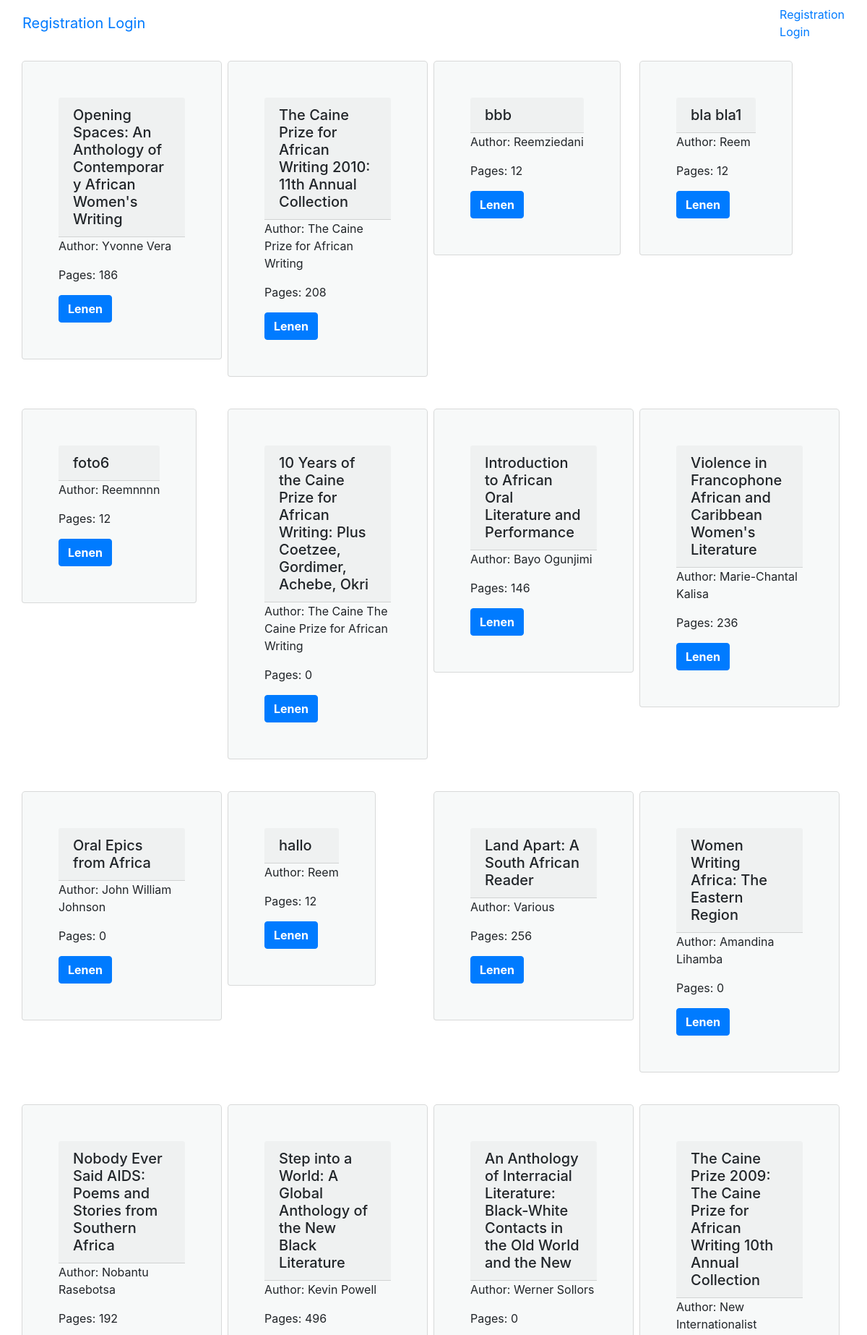
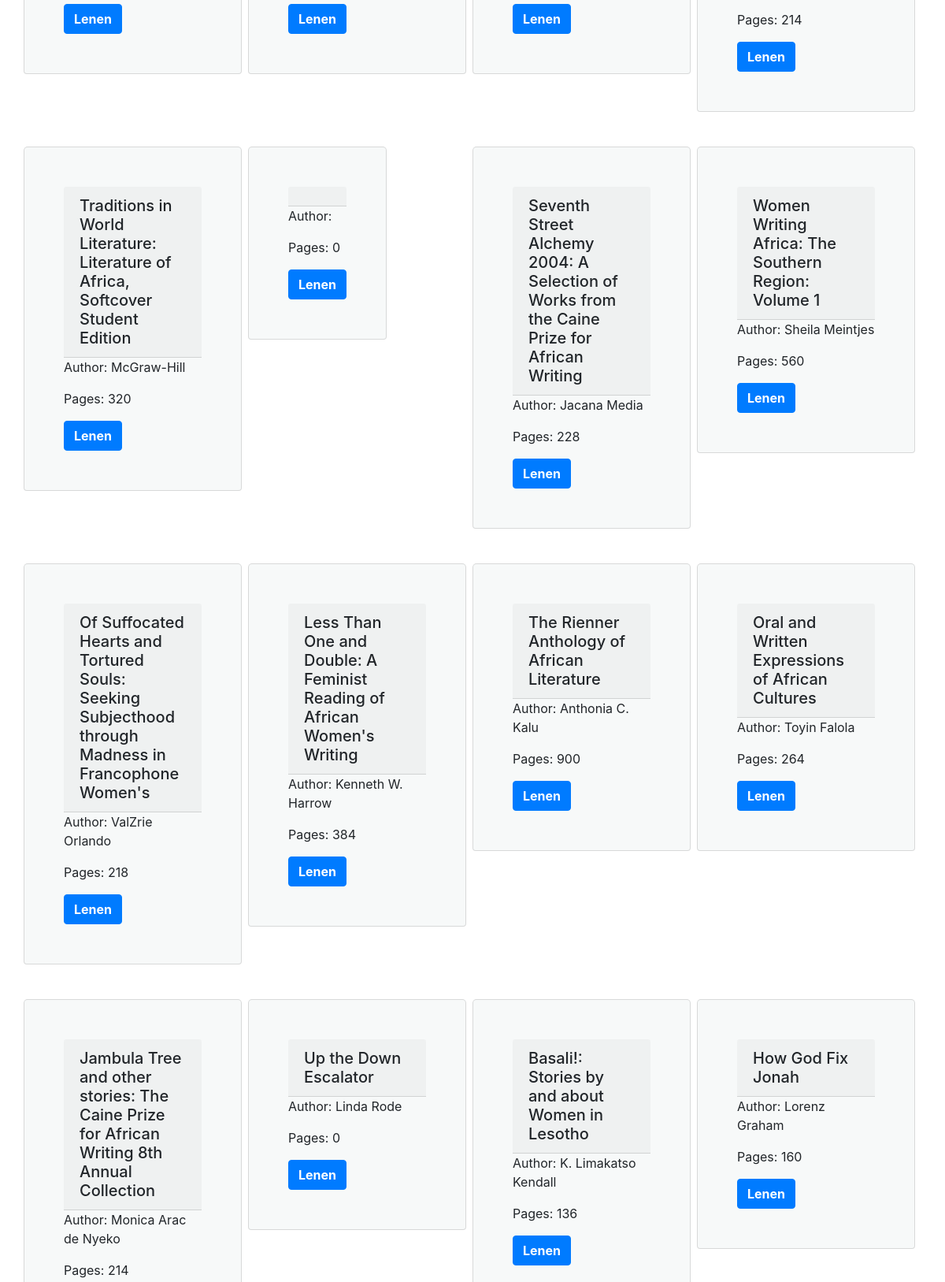
The app's page /overviewbook.php (upper part) with its own data (2 pictures, top to bottom).
### tables this page shows
CREATE TABLE `bibliotheek` (
  `bibliotheekid` int(11) NOT NULL,
  `title` varchar(255) NOT NULL,
  `author` varchar(255) NOT NULL,
  `isbn13` int(50) NOT NULL,
  `format` varchar(255) NOT NULL,
  `publisher` varchar(255) NOT NULL,
  `pages` int(11) NOT NULL,
  `dimensions` varchar(255) NOT NULL,
  `overview` text NOT NULL
);

### overviewbook.php (the view, shortened to what this page needs)
<?php
include_once('header.php');
include_once('link.php');
require_once('connection.php');
?>
<div class="container">
    <div class="card-group">
        <div class='row'>
            <?php
            $sql = $conn->prepare("SELECT bibliotheekid, title, author, isbn13, format, publisher, pages, dimensions, overview FROM bibliotheek");
            if ($sql === false) {
                echo mysqli_error($conn);
            } else {
                $sql->bind_result($id, $title, $author, $isbn13, $format, $publisher, $pages, $dimensions, $overview);
                if ($sql->execute()) {
                    $sql->store_result();
                    while ($sql->fetch()) {
            ?>
                        <?php
                        $locationonclick = "' onclick='location.href=\"lenen.php?id=" . $id . "\"'";
                        ?>
                        <div class='col-md-3 '>
                            <div class='mr-2'>
                                <div class="row">
                                    <div class='card' <?php echo $locationonclick  ?>>
                                        <div class='card-body'>
                                            <h5 class='card-header'><?php echo $title ?></h5>
                                            <p class='card-text'>Author: <?php echo $author ?></p>
                                            <p class='card-text'>Pages: <?php echo $pages ?></p>
                                            <div class='read-more-place'>
                                                <button class='btn btn-primary btn-default'><b>Lenen</b></button>
                                            </div>
                                        </div>
                                    </div>
                                </div>
                            </div>
                            <br>
                        </div>
            <?php
                    }
                }
            }
            ?>
        </div>
    </div>
</div>

### link.php (shortened to what this page needs)
<link rel="stylesheet" href="https://maxcdn.bootstrapcdn.com/bootstrap/4.5.2/css/bootstrap.min.css">
<link rel="stylesheet" type="text/css" href="css/style.css">
<link rel="stylesheet" type="text/css" href="css/account.css">

### header.php
<?php
include_once('link.php');
?>
<nav class="navbar navbar-default">
	<div class="container-fluid">
		<div class="navbar-header">
			<a href="#" class="navbar-brand">Registration Login</a>
		</div>
		<ul class="nav navbar-nav">
			<li><a href="registration.php">Registration</a></li>
			<li><a href="login.php">Login</a></li>
		</ul>
	</div>
</nav>

### css/account.css (style rules this page uses)
.card { margin-top: 20px; padding: 30px; background-color: rgba(214, 224, 226, 0.2); -webkit-border-top-left-radius:5px; -moz-border-top-left-radius:5px; border-top-left-radius:5px; -webkit-border-top-right-radius:5px; -moz-border-top-right-radius:5px; border-top-right-radius:5px; -webkit-box-sizing: border-box; -moz-box-sizing: border-box; box-sizing: border-box; }

### records on screen
bibliotheek: title "Opening Spaces: An Anthology of Contemporary African Women's Writing", author "Yvonne Vera", pages "186"
bibliotheek: title "The Caine Prize for African Writing 2010: 11th Annual Collection", author "The Caine Prize for African Writing", pages "208"
bibliotheek: title "bbb", author "Reemziedani", pages "12"
bibliotheek: title "bla bla1", author "Reem", pages "12"
bibliotheek: title "foto6", author "Reemnnnn", pages "12"
bibliotheek: title "10 Years of the Caine Prize for African Writing: Plus Coetzee, Gordimer, Achebe, Okri", author "The Caine The Caine Prize for African Writing", pages "0"
bibliotheek: title "Introduction to African Oral Literature and Performance", author "Bayo Ogunjimi", pages "146"
bibliotheek: title "Violence in Francophone African and Caribbean Women's Literature", author "Marie-Chantal Kalisa", pages "236"
bibliotheek: title "Oral Epics from Africa", author "John William Johnson", pages "0"
bibliotheek: title "hallo", author "Reem", pages "12"
bibliotheek: title "Land Apart: A South African Reader", author "Various", pages "256"
bibliotheek: title "Women Writing Africa: The Eastern Region", author "Amandina Lihamba", pages "0"
bibliotheek: title "Nobody Ever Said AIDS: Poems and Stories from Southern Africa", author "Nobantu Rasebotsa", pages "192"
bibliotheek: title "Step into a World: A Global Anthology of the New Black Literature", author "Kevin Powell", pages "496"
bibliotheek: title "An Anthology of Interracial Literature: Black-White Contacts in the Old World and the New", author "Werner Sollors", pages "0"
bibliotheek: title "The Caine Prize 2009: The Caine Prize for African Writing 10th Annual Collection", author "New Internationalist", pages "214"
bibliotheek: title "Traditions in World Literature: Literature of Africa, Softcover Student Edition", author "McGraw-Hill", pages "320"
bibliotheek: pages "0"
bibliotheek: title "Seventh Street Alchemy 2004: A Selection of Works from the Caine Prize for African Writing", author "Jacana Media", pages "228"
bibliotheek: title "Women Writing Africa: The Southern Region: Volume 1", author "Sheila Meintjes", pages "560"
bibliotheek: title "Of Suffocated Hearts and Tortured Souls: Seeking Subjecthood through Madness in Francophone Women's", author "ValZrie Orlando", pages "218"
bibliotheek: title "Less Than One and Double: A Feminist Reading of African Women's Writing", author "Kenneth W. Harrow", pages "384"
bibliotheek: title "The Rienner Anthology of African Literature", author "Anthonia C. Kalu", pages "900"
bibliotheek: title "Oral and Written Expressions of African Cultures", author "Toyin Falola", pages "264"
bibliotheek: title "Jambula Tree and other stories: The Caine Prize for African Writing 8th Annual Collection", author "Monica Arac de Nyeko", pages "214"
bibliotheek: title "Up the Down Escalator", author "Linda Rode", pages "0"
bibliotheek: title "Basali!: Stories by and about Women in Lesotho", author "K. Limakatso Kendall", pages "136"
bibliotheek: title "How God Fix Jonah", author "Lorenz Graham", pages "160"
